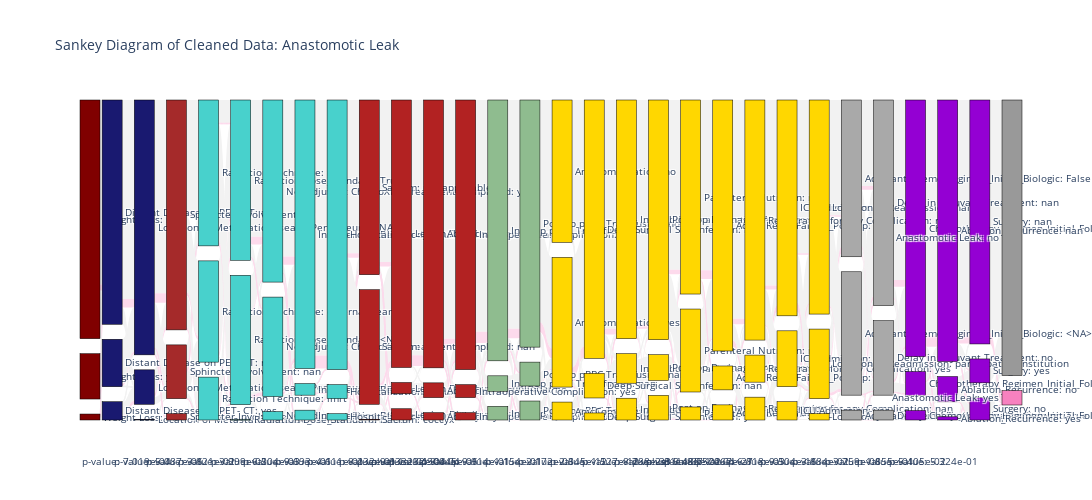

Notebook code cell kept with this figure:
### Code cell
build_feature_chain(plot_data, leak_prepared, labels_train, test_prepared, labels_test,
                    agreement=3, response='Anastomotic Leak', direction='backward', n_features=0.1)

### Figure 1 — Plotly figure (JSON) as saved in the notebook; plotly's stock layout.template omitted (floating-point values rounded to 4 significant figures; data arrays with more than 128 entries replaced by an {"elided": "..."} marker saying what was removed)
{"data": [{"arrangement": "snap", "link": {"color": {"elided": "516 str values"}, "hovercolor": {"elided": "516 str values"}, "label": {"elided": "516 str values"}, "source": {"elided": "516 int values"}, "target": {"elided": "516 int values"}, "value": {"elided": "516 float values"}}, "node": {"color": ["Maroon", "Maroon", "Maroon", "MidnightBlue", "MidnightBlue", "MidnightBlue", "MidnightBlue", "MidnightBlue", "MidnightBlue", "Brown", "Brown", "Brown", "MediumTurquoise", "MediumTurquoise", "MediumTurquoise", "MediumTurquoise", "MediumTurquoise", "MediumTurquoise", "MediumTurquoise", "MediumTurquoise", "MediumTurquoise", "MediumTurquoise", "MediumTurquoise", "MediumTurquoise", "MediumTurquoise", "MediumTurquoise", "MediumTurquoise", "FireBrick", "FireBrick", "FireBrick", "FireBrick", "FireBrick", "FireBrick", "FireBrick", "FireBrick", "FireBrick", "FireBrick", "FireBrick", "FireBrick", "DarkSeaGreen", "DarkSeaGreen", "DarkSeaGreen", "DarkSeaGreen", "DarkSeaGreen", "DarkSeaGreen", "Gold", "Gold", "Gold", "Gold", "Gold", "Gold", "Gold", "Gold", "Gold", "Gold", "Gold", "Gold", "Gold", "Gold", "Gold", "Gold", "Gold", "Gold", "Gold", "Gold", "Gold", "Gold", "Gold", "Gold", "Gold", "Gold", "Gold", "DarkGray", "DarkGray", "DarkGray", "DarkGray", "DarkGray", "DarkGray", "DarkViolet", "DarkViolet", "DarkViolet", "DarkViolet", "DarkViolet", "DarkViolet", "DarkViolet", "DarkViolet", "DarkViolet", "rgb(153,153,153)", "rgb(247,129,191)"], "label": ["Weight Loss: no", "Weight Loss: yes", "Weight Loss: nan", "Distant Disease on PET- CT: nan", "Distant Disease on PET- CT: no", "Distant Disease on PET- CT: yes", "Location of Metastatic Disease_Peritoneum: <NA>", "Location of Metastatic Disease_Peritoneum: False", "Location of Metastatic Disease_Peritoneum: True", "Sphincter Involvement: no", "Sphincter Involvement: nan", "Sphincter Involvement: yes", "Radiation Technique: nan", "Radiation Technique: external beam", "Radiation Technique: imrt", "Radiation Dose_Standard: True", "Radiation Dose_Standard: <NA>", "Radiation Dose_Standard: False", "Neoadjuvant ChemoXRT Treatment Completed: yes", "Neoadjuvant ChemoXRT Treatment Completed: nan", "Neoadjuvant ChemoXRT Treatment Completed: no", "Intervention Required_Neoadjvant Complication: nan", "Intervention Required_Neoadjvant Complication: no", "Intervention Required_Neoadjvant Complication: yes", "Hospitalization Required: nan", "Hospitalization Required: no", "Hospitalization Required: yes", "Sacrum: not applicable", "Sacrum: nan", "Sacrum: coccyx", "Lesion Distribution: nan", "Lesion Distribution: unilobar", "Lesion Distribution: bilobar", "Ablation: nan", "Ablation: no", "Ablation: yes", "Intraoperative Complication: no", "Intraoperative Complication: yes", "Intraoperative Complication: nan", "Intraop pRBC Transfusion: no", "Intraop pRBC Transfusion: nan", "Intraop pRBC Transfusion: yes", "Postop pRBC Transfusion: no", "Postop pRBC Transfusion: nan", "Postop pRBC Transfusion: yes", "Any Complication: no", "Any Complication: yes", "Any Complication: nan", "Deep Surgical Site Infection: no", "Deep Surgical Site Infection: nan", "Deep Surgical Site Infection: yes", "Intraabdominal Infection/Abscess: no", "Intraabdominal Infection/Abscess: nan", "Intraabdominal Infection/Abscess: yes", "Post-op Drainage Procedure: no", "Post-op Drainage Procedure: nan", "Post-op Drainage Procedure: yes", "Parenteral Nutrition: no", "Parenteral Nutrition: nan", "Parenteral Nutrition: yes", "Acute Renal Failure_PostOp: no", "Acute Renal Failure_PostOp: nan", "Acute Renal Failure_PostOp: yes", "Reoperation for any Complication: no", "Reoperation for any Complication: yes", "Reoperation for any Complication: nan", "ICU Admission: no", "ICU Admission: nan", "ICU Admission: yes", "Location of Readmission: nan", "Location of Readmission: participating institution", "Location of Readmission: other hospital", "Adjuvant Chemo Regimen_Initial_Biologic: False", "Adjuvant Chemo Regimen_Initial_Biologic: <NA>", "Adjuvant Chemo Regimen_Initial_Biologic: True", "Delay in Adjuvant Treatment: nan", "Delay in Adjuvant Treatment: no", "Delay in Adjuvant Treatment: yes", "Chemotherapy Regimen_Initial_Folfox: <NA>", "Chemotherapy Regimen_Initial_Folfox: False", "Chemotherapy Regimen_Initial_Folfox: True", "Ablation_Recurrence: nan", "Ablation_Recurrence: no", "Ablation_Recurrence: yes", "Surgery: nan", "Surgery: yes", "Surgery: no", "Anastomotic Leak: no", "Anastomotic Leak: yes"], "line": {"color": "black", "width": 0.5}, "pad": 15, "thickness": 20, "x": [0, 0, 0, 0.03448, 0.03448, 0.03448, 0.06897, 0.06897, 0.06897, 0.1034, 0.1034, 0.1034, 0.1379, 0.1379, 0.1379, 0.1724, 0.1724, 0.1724, 0.2069, 0.2069, 0.2069, 0.2414, 0.2414, 0.2414, 0.2759, 0.2759, 0.2759, 0.3103, 0.3103, 0.3103, 0.3448, 0.3448, 0.3448, 0.3793, 0.3793, 0.3793, 0.4138, 0.4138, 0.4138, 0.4483, 0.4483, 0.4483, 0.4828, 0.4828, 0.4828, 0.5172, 0.5172, 0.5172, 0.5517, 0.5517, 0.5517, 0.5862, 0.5862, 0.5862, 0.6207, 0.6207, 0.6207, 0.6552, 0.6552, 0.6552, 0.6897, 0.6897, 0.6897, 0.7241, 0.7241, 0.7241, 0.7586, 0.7586, 0.7586, 0.7931, 0.7931, 0.7931, 0.8276, 0.8276, 0.8276, 0.8621, 0.8621, 0.8621, 0.8966, 0.8966, 0.8966, 0.931, 0.931, 0.931, 0.9655, 0.9655, 0.9655, 1, 1], "y": [0.0103, 0.09879, 0.5885, 0.03152, 0.1448, 0.6133, 0.001212, 0.06182, 0.5606, 0.01091, 0.1145, 0.6036, 0.07394, 0.3224, 0.7485, 0.0006061, 0.2242, 0.7236, 0.01455, 0.2006, 0.6861, 0.01697, 0.05394, 0.537, 0.01091, 0.04606, 0.5352, 0.001212, 0.2, 0.6988, 0.01939, 0.05818, 0.5388, 0.01273, 0.05091, 0.5382, 0.01273, 0.04788, 0.5352, 0.02364, 0.07394, 0.5503, 0.03273, 0.1067, 0.5739, 0.03091, 0.2855, 0.7545, 0.01212, 0.06667, 0.5545, 0.03758, 0.1261, 0.5885, 0.04242, 0.1291, 0.5867, 0.02242, 0.1879, 0.6655, 0.02606, 0.09333, 0.5673, 0.03939, 0.1255, 0.5861, 0.03152, 0.1594, 0.6279, 0.01091, 0.1418, 0.6309, 0.01697, 0.2467, 0.7297, 0.01697, 0.1624, 0.6455, 0.01636, 0.07394, 0.5576, 0.005455, 0.05455, 0.5491, 0.03818, 0.1176, 0.5794, 0.02485, 0.5248]}, "type": "sankey", "valueformat": ".2%"}], "layout": {"annotations": [{"showarrow": false, "text": "p-value: 7.019e-04", "x": 0, "y": 0, "yshift": -50}, {"showarrow": false, "text": "p-value: 5.087e-06", "x": 0.03448, "y": 0, "yshift": -50}, {"showarrow": false, "text": "p-value: 3.821e-02", "x": 0.06897, "y": 0, "yshift": -50}, {"showarrow": false, "text": "p-value: 3.999e-02", "x": 0.1034, "y": 0, "yshift": -50}, {"showarrow": false, "text": "p-value: 6.504e-03", "x": 0.1379, "y": 0, "yshift": -50}, {"showarrow": false, "text": "p-value: 9.693e-01", "x": 0.1724, "y": 0, "yshift": -50}, {"showarrow": false, "text": "p-value: 4.611e-01", "x": 0.2069, "y": 0, "yshift": -50}, {"showarrow": false, "text": "p-value: 8.232e-01", "x": 0.2414, "y": 0, "yshift": -50}, {"showarrow": false, "text": "p-value: 9.933e-01", "x": 0.2759, "y": 0, "yshift": -50}, {"showarrow": false, "text": "p-value: 1.490e-04", "x": 0.3103, "y": 0, "yshift": -50}, {"showarrow": false, "text": "p-value: 1.232e-04", "x": 0.3448, "y": 0, "yshift": -50}, {"showarrow": false, "text": "p-value: 3.045e-06", "x": 0.3793, "y": 0, "yshift": -50}, {"showarrow": false, "text": "p-value: 9.914e-01", "x": 0.4138, "y": 0, "yshift": -50}, {"showarrow": false, "text": "p-value: 1.154e-01", "x": 0.4483, "y": 0, "yshift": -50}, {"showarrow": false, "text": "p-value: 2.172e-03", "x": 0.4828, "y": 0, "yshift": -50}, {"showarrow": false, "text": "p-value: 2.645e-12", "x": 0.5172, "y": 0, "yshift": -50}, {"showarrow": false, "text": "p-value: 1.527e-12", "x": 0.5517, "y": 0, "yshift": -50}, {"showarrow": false, "text": "p-value: 8.788e-33", "x": 0.5862, "y": 0, "yshift": -50}, {"showarrow": false, "text": "p-value: 2.811e-37", "x": 0.6207, "y": 0, "yshift": -50}, {"showarrow": false, "text": "p-value: 8.152e-04", "x": 0.6552, "y": 0, "yshift": -50}, {"showarrow": false, "text": "p-value: 5.485e-02", "x": 0.6897, "y": 0, "yshift": -50}, {"showarrow": false, "text": "p-value: 1.067e-27", "x": 0.7241, "y": 0, "yshift": -50}, {"showarrow": false, "text": "p-value: 6.818e-03", "x": 0.7586, "y": 0, "yshift": -50}, {"showarrow": false, "text": "p-value: 9.504e-16", "x": 0.7931, "y": 0, "yshift": -50}, {"showarrow": false, "text": "p-value: 3.884e-02", "x": 0.8276, "y": 0, "yshift": -50}, {"showarrow": false, "text": "p-value: 3.759e-08", "x": 0.8621, "y": 0, "yshift": -50}, {"showarrow": false, "text": "p-value: 1.655e-01", "x": 0.8966, "y": 0, "yshift": -50}, {"showarrow": false, "text": "p-value: 5.405e-02", "x": 0.931, "y": 0, "yshift": -50}, {"showarrow": false, "text": "p-value: 5.324e-01", "x": 0.9655, "y": 0, "yshift": -50}], "font": {"size": 10}, "height": 500, "title": {"text": "Sankey Diagram of Cleaned Data: Anastomotic Leak"}, "width": 9000}}
